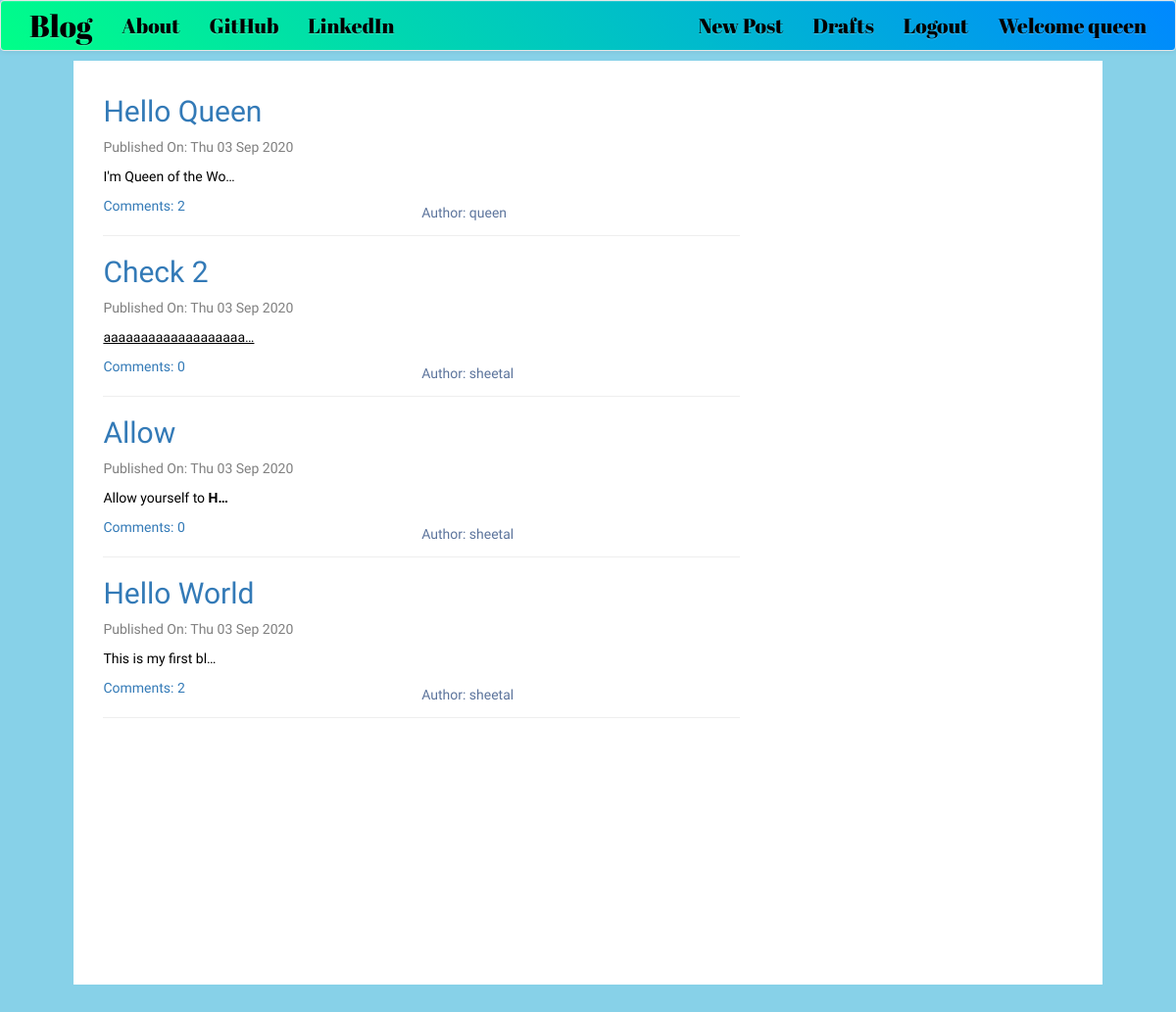
Screenshot of / (signed in) with the database file from the repository.
### blog/models.py (models this page shows, shortened)
class Post(models.Model):
    author = models.ForeignKey('auth.User',on_delete=models.CASCADE)
    title = models.CharField(max_length=200)
    text = models.TextField()
    created_date = models.DateTimeField(default=timezone.now)
    published_date = models.DateTimeField(blank=True,null=True)
    def approve_comments(self):
        return self.comments.filter(approved_comment=True)

### blog/views.py (the view)
# urls.py: path('',views.PostListView.as_view(),name='post_list'),
class PostListView(ListView):
    model = Post
    def get_queryset(self):
        return Post.objects.filter(published_date__lte=timezone.now()).order_by('-published_date')

### blog/templates/blog/post_list.html
<!DOCTYPE html>
{% extends 'blog/base.html' %}
{% block content %}
<div class="centerstage">
  {% for post in post_list %}
    <div class="post_lists">
        {% if post.published_date %}
          <h2> <a href="{% url 'post_detail' pk=post.pk %}"> {{post.title}} </a> </h2>
          <div class="date">
            <p>Published On: {{post.published_date|date:"D d M Y"}}</p>
          </div>
        {% else %}
          <h3> <a id="drafts" href="{% url 'post_detail' pk=post.pk %}"> {{post.title}} </a> </h3>
          <div class="date">
            <p>Created On: {{post.created_date|date:"D d M Y"}}</p>
          </div>
        {% endif %}
        <p>{{post.text|safe|linebreaksbr|truncatechars_html:20}}</p>
        <a href="{% url 'post_detail' pk=post.pk %}">Comments: {{post.approve_comments.count}}</a>
        <div class="floatclass author">
          <h5>Author: {{post.author}} </h5>
        </div>
    </div>
    <hr>
  {% empty %}
      <p>No Blogs available</p>
  {% endfor %}
</div>
{% endblock %}

### blog/templates/blog/base.html (shortened to what this page needs)
<!DOCTYPE html>
{% load static  %}
<html lang="en" dir="ltr">
  <head>
    <link rel="stylesheet" href="https://maxcdn.bootstrapcdn.com/bootstrap/3.3.7/css/bootstrap.min.css">
    <link rel="stylesheet" href="https://maxcdn.bootstrapcdn.com/bootstrap/3.3.7/css/bootstrap-theme.min.css">
    <link rel="stylesheet" href="//cdn.jsdelivr.net/npm/medium-editor@latest/dist/css/medium-editor.min.css" type="text/css" media="screen" charset="utf-8">
    <link rel="stylesheet" href="{% static 'css/blog.css' %}">
  </head>
  <body class="format-body">
    <nav class="navbar navbar-default custom-navbar loader techfont">
      <div class="container">
        <ul class="nav navbar-nav">
        <li> <a class="navbar-brand bigbrand" href="{% url 'post_list' %}">Blog</a> </li>
        <li> <a class="nav-text" href="{% url 'about' %}">About</a> </li>
        <li> <a class="nav-text" href="https://www.github.com">GitHub</a> </li>
        <li> <a class="nav-text" href="https://www.linkedin.com">LinkedIn</a> </li>
        </ul>
        <ul class="nav navbar-nav navbar-right">
          {% if user.is_authenticated %}
          <li> <a class="nav-text" href="{% url 'post_new' %}">New Post</a> </li>
          <li> <a class="nav-text" href="{% url 'post_draft_list' %}">Drafts</a> </li>
          <li> <a class="nav-text" href="{% url 'logout' %}">Logout</a> </li>
          <li> <a class="nav-text" >Welcome {{user.username}}</a> </li>
          {% else %}
          <li> <a class="nav navbar-right nav-text" href="{% url 'login' %}">Login <span class="glyphicon glyphicon-user"></span> </a> </li>
          <li> <a class="nav navbar-right nav-text" href="{% url 'login_user_module:register' %}">Sign Up</a> </li>
          {% endif %}
        </ul>
      </div>
    </nav>
    <div class="content container">
      <div class="row  format-content">
          <div class="col-md-8">
            <div class="blog_posts">
              {% block content %}
              {% endblock %}
            </div>
          </div>
      </div>
    </div>
  </body>
</html>

### blog/static/css/blog.css (style rules this page uses)
.bigbrand { font-size: 1.5em; color: black !important; }
.nav-text { color: black !important; }
.techfont { font-family: 'Abril Fatface', cursive; font-size: 1.5em; margin-bottom: 10px; }
.centerstage { margin-left: auto; margin-right: auto; margin: auto; color: black; }
.date { color: grey; }
.author { color: rgb(92, 116, 156); }
.post_lists { font-family: 'Gayathri', sans-serif; }
.format-body { background: rgb(135, 209, 232); }
.content { position: absolute; margin-left: 5%; margin-right: 5%; margin-top: 0; width: 90%; height: 100%; }
.format-content { padding: 1.1em; background: #FFFFFF; margin-left: auto; margin-right: auto; min-height: 90%; overflow-wrap: break-word; word-wrap: break-word; hyphens: auto; }
h2, h5 { font-family: 'Gayathri', sans-serif; }
.floatclass { float: right; width: 50%; }
.loader { filter:hue-rotate(0deg); background:linear-gradient(45deg,#0f8,#08f); animation:hue 10000ms infinite linear; }

### rows the page displays
Post: title "Hello Queen", published_date "Thu 03 Sep 2020", text "I'm Queen of the Wo…", approve_comments.count "2", author "queen"
Post: title "Check 2", published_date "Thu 03 Sep 2020", text "aaaaaaaaaaaaaaaaaaa…", approve_comments.count "0", author "sheetal"
Post: title "Allow", published_date "Thu 03 Sep 2020", text "Allow yourself to H…", approve_comments.count "0", author "sheetal"
Post: title "Hello World", published_date "Thu 03 Sep 2020", text "This is my first bl…", approve_comments.count "2", author "sheetal"

### other values shown
{{ user.username }} "queen"
